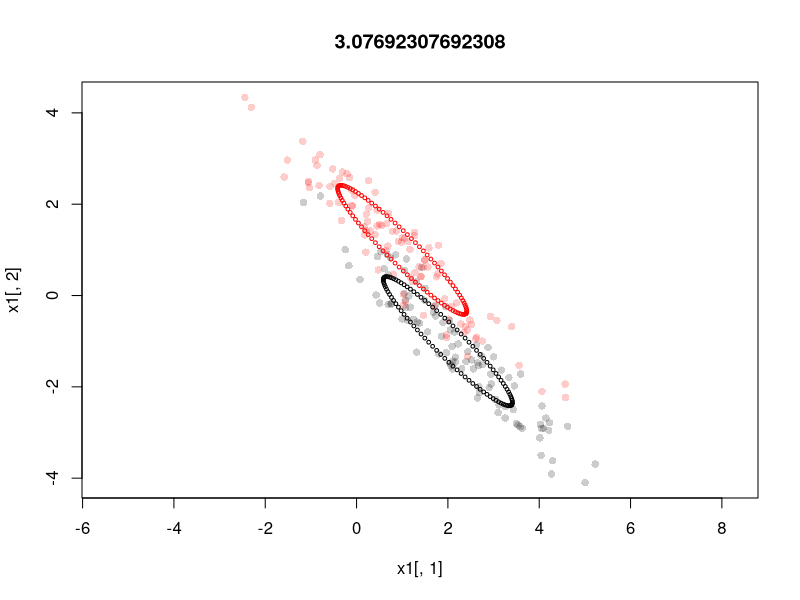

Source code (R):
rm(list=ls())
## from http://www.visiondummy.com/2014/04/draw-error-ellipse-representing-covariance-matrix/

# visualize a 2-dimensional normal
ellipse_points <- function(mean_vec, cov_mat){
  eig <- eigen(cov_mat)
  alpha <- atan(eig$vectors[2,1]/eig$vectors[1,1])
  if(alpha < 0) alpha <- alpha + 2*pi

  a <- sqrt(eig$values[1])
  b <- sqrt(eig$values[2])

  theta_grid <- seq(0, 2*pi, length.out = 100)
  ellipse_x <- a*cos(theta_grid)
  ellipse_y <- b*sin(theta_grid)

  R <- matrix(c(cos(alpha), -sin(alpha), sin(alpha), cos(alpha)), 2, 2)
  val <- cbind(ellipse_x, ellipse_y) %*% R

  val <- t(apply(val, 1, function(x){x + mean_vec}))
}

dist_func <- function(mean_vec1, cov_mat1, mean_vec2, cov_mat2){
  as.numeric(t(mean_vec1 - mean_vec2) %*% solve(cov_mat1 + cov_mat2) %*% (mean_vec1 - mean_vec2))
}

visualization <- function(mean_vec1, cov_mat1, mean_vec2, cov_mat2){

  set.seed(10)

  e1 <- ellipse_points(mean_vec1, cov_mat1)
  x1 <- MASS::mvrnorm(100, mean_vec1, cov_mat1)
  e2 <- ellipse_points(mean_vec2, cov_mat2)
  x2 <- MASS::mvrnorm(100, mean_vec2, cov_mat2)

  plot(x1[,1], x1[,2], pch = 16, asp = T, xlim = range(c(x1[,1], x2[,1])),
       ylim = range(c(x1[,2], x2[,2])), col = rgb(0,0,0,0.2),
       main = paste0(dist_func(mean_vec1, cov_mat1, mean_vec2, cov_mat2)))
  points(x2[,1], x2[,2], pch = 16, col = rgb(1,0,0,0.2))

  points(e1[,1], e1[,2], cex = 0.5, col = "black")
  points(e2[,1], e2[,2], cex = 0.5, col = "red")

}

mean_vec1 <- c(2,-1)
cov_mat1 <- matrix(c(2,-1.9,-1.9,2),2,2)
mean_vec2 <- c(1,1)
cov_mat2 <- matrix(c(2,-1.9,-1.9,2),2,2)
visualization(mean_vec1, cov_mat1, mean_vec2, cov_mat2)
